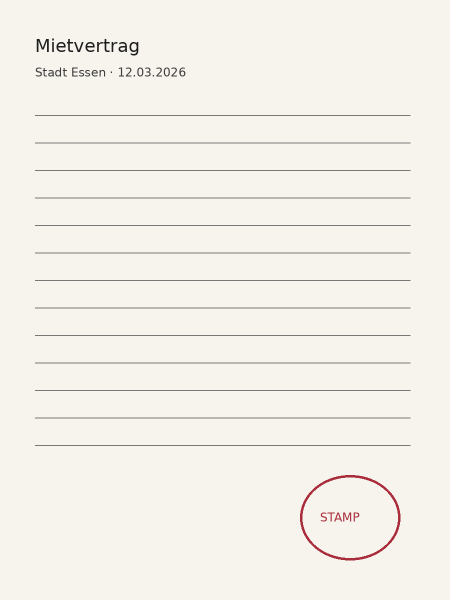
#> input picture frontend/tests/fixtures/sample.png, 900 x 1200 px (shown at 1/2 size)
$ python -i enhancement.py   (imports and definitions only)   (older library calls are emulated)
#> lines starting #> are read from the running program, lines starting #| are printed output that depends on the picture
import cv2
import numpy as np


def enhance(rgb: np.ndarray, intensity: float = 0.65) -> np.ndarray:
    """One adaptive OmniFix-inspired mode. All operations retain color and marks."""
#> called with intensity = 0.65
    intensity = float(np.clip(intensity, 0, 1))
    lab = cv2.cvtColor(rgb, cv2.COLOR_RGB2LAB)
#> lab: shape (1200, 900, 3); mean of channels 0, 1, 2 241.9, 127.2, 132
    luma = lab[:, :, 0]
    clahe = cv2.createCLAHE(clipLimit=1.0 + intensity * 0.65, tileGridSize=(8, 8))
    local = clahe.apply(luma).astype(np.float32)
    mixed = luma.astype(np.float32) * (1 - 0.22 * intensity) + local * 0.22 * intensity
    mixed = (mixed - 128) * (1 + 0.10 * intensity) + 128 + 3 * intensity
    # Gentle highlight roll-off instead of clipping paper to pure white.
    mixed = np.where(mixed > 242, 242 + (mixed - 242) * 0.65, mixed)
    lab[:, :, 0] = np.clip(mixed, 0, 255).astype(np.uint8)
#> lab: shape (1200, 900, 3); mean of channels 0, 1, 2 246.8, 127.2, 132
    result = cv2.cvtColor(lab, cv2.COLOR_LAB2RGB)
    # Neutral-paper white balance only, tightly bounded to protect stamps/ink.
    gray = cv2.cvtColor(result, cv2.COLOR_RGB2GRAY)
    sat = cv2.cvtColor(result, cv2.COLOR_RGB2HSV)[:, :, 1]
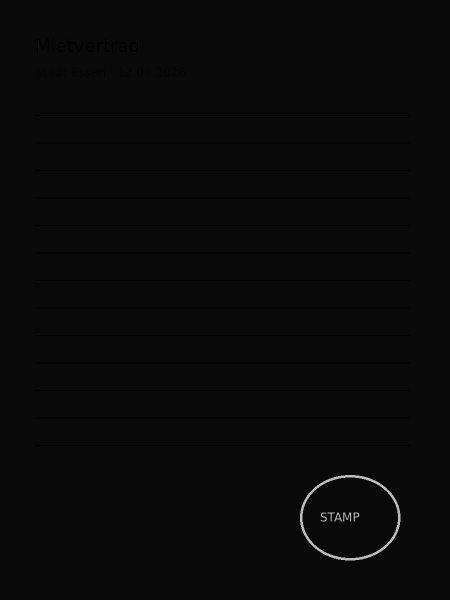
#> sat: shape (1200, 900) (shown at 1/2 size); min 0, max 188, mean 9.4
    paper = (gray > np.percentile(gray, 80)) & (sat < 35)
#> paper: shape (1200, 900) bool; every value is 0
    if paper.mean() > 0.08:
        means = result[paper].mean(axis=0)
        gains = np.clip(means.mean() / np.maximum(means, 1), 0.97, 1.03)
        balanced = result.astype(np.float32) * (1 + (gains - 1) * 0.30 * intensity)
        result = np.clip(balanced, 0, 255).astype(np.uint8)
    small = cv2.resize(cv2.cvtColor(result, cv2.COLOR_RGB2GRAY), (256, 256))
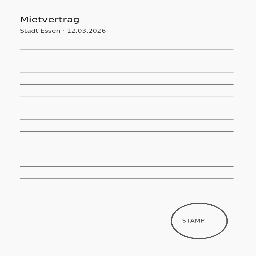
#> small: shape (256, 256); min 25, max 249, mean 245.7
    noise = float(np.median(np.abs(cv2.Laplacian(small, cv2.CV_32F))))
#> noise = 0
    if noise > 4 and intensity > 0.15:
        smooth = cv2.bilateralFilter(result, 5, 10, 5)
        blend = min(0.18, intensity * 0.20)
        result = cv2.addWeighted(result, 1 - blend, smooth, blend, 0)
    blur = cv2.GaussianBlur(result, (0, 0), 0.8)
    amount = 0.18 + 0.24 * intensity
    return np.clip(cv2.addWeighted(result, 1 + amount, blur, -amount, 0), 0, 255).astype(np.uint8)

>>> import cv2
>>> picture = cv2.cvtColor(cv2.imread('../../frontend/tests/fixtures/sample.png'), cv2.COLOR_BGR2RGB)
>>> result = enhance(picture)
